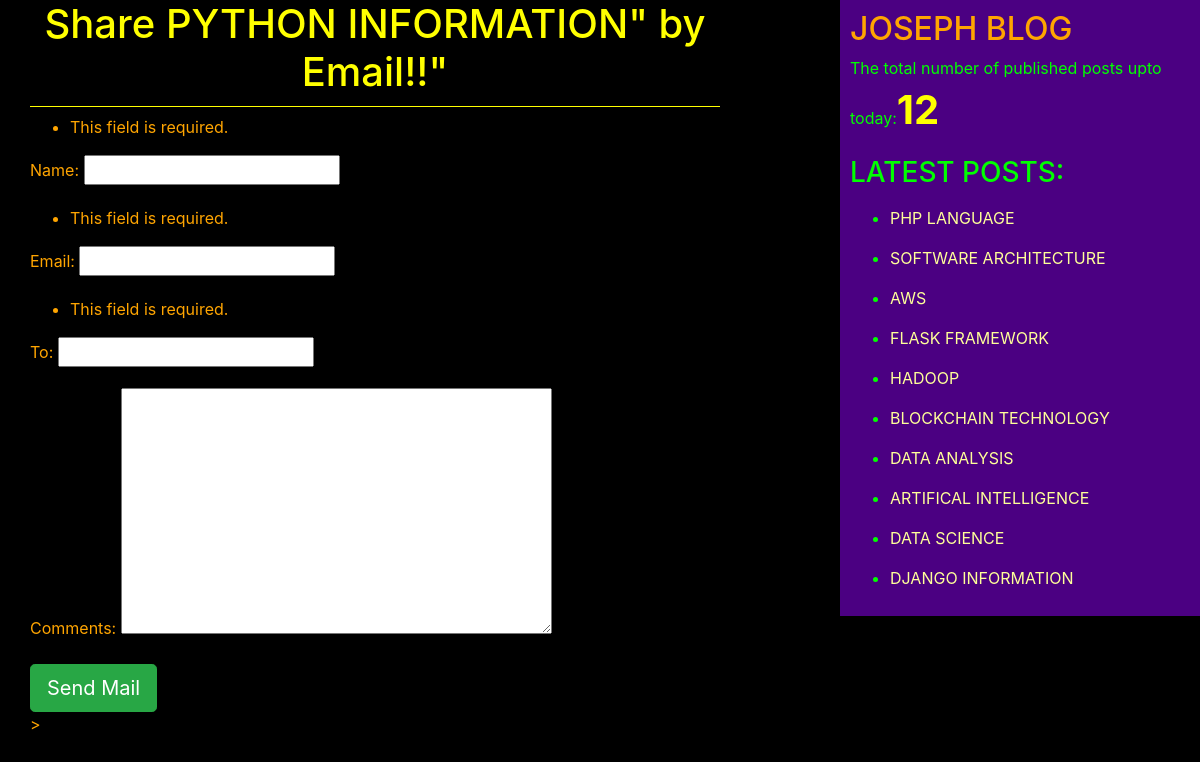
/1/share/, run on the app's committed database.
### blogApp/models.py (models this page shows, shortened)
class Post(models.Model):
    STATUS_CHOICES={('draft','Draft'),('published','Published')}
    title=models.CharField(max_length=264)
    slug=models.SlugField(max_length=264,unique_for_date='publish')
    author=models.ForeignKey(User,related_name='blog_posts',on_delete=models.CASCADE)
    body=models.TextField()
    publish=models.DateTimeField(default=timezone.now)
    created=models.DateTimeField(auto_now_add=True)
    updated=models.DateTimeField(auto_now=True)
    status=models.CharField(max_length=10,choices=STATUS_CHOICES,default='draft')
    objects=CustomManager()
    tags=TaggableManager()
    class Meta:
        ordering=('-publish',)
    def get_absolute_url(self):
        return reverse("blogApp:post_detail",args=[self.publish.year,self.publish.strftime('%m'),self.publish.strftime('%d'),self.slug])

### blogApp/views.py (the view, shortened to what this page needs)
# urls.py: re_path(r'^(?P<id>\d+)/share/$',views.mail_send_view,),
def mail_send_view(request,id):
    post=get_object_or_404(Post,id=id,status='published')
    sent=False
    form=EmailSendForm(request.POST)
    return render(request,'blogApp/sharebymail.html',{'post':post,'form':form,'sent':sent})

### blogApp/forms.py
class EmailSendForm(forms.Form):
    name=forms.CharField()
    email=forms.EmailField()
    to=forms.EmailField()
    comments=forms.CharField(required=False,widget=forms.Textarea)

### blogApp/models.py (called while the page is built)
    def get_queryset(self):
        return super().get_queryset().filter(status='published')

### blogApp/templatetags/blog_tags.py (called while the page is built)
@register.simple_tag
def total_posts():
    return Post.objects.count()

@register.inclusion_tag('blogApp/latest_posts123.html')
def show_latest_posts(count=10):
    latest_posts=Post.objects.order_by('-publish')[:count]
    return{'latest_posts':latest_posts}

### templates/blogApp/sharebymail.html (shortened to what this page needs)
<!DOCTYPE html>
{%extends 'blogApp/base.html'%}
{%block content%}
  {%if sent%}
    <h1>Email sent successfully..!!</h1>
    <h2>"{{post.title}}" was sent by email</h2>
  {%else%}
      <h1>Share {{post.title}}" by Email!!"</h1>
      <form method="post">
        {{form.as_p}}
        <input type="submit" name="" class='btn btn-lg btn-success' value="Send Mail">
      </form>>
  {%endif%}
{%endblock%}

### templates/blogApp/latest_posts123.html
<ul>
  {%for post in latest_posts%}
  <p id='po'><li><a href="{{post.get_absolute_url}}">{{post.title}}</a></li></p>
  {%endfor%}
</ul>

### static/css/blog.css (style rules this page uses)
h1 { text-align: center; border-bottom: 1px solid; padding: 0 0 10px 0; color: yellow; }
body { background: black; color: orange; }
a { color: #ffff99; }

### data on the page
Post: title "PYTHON INFORMATION"
Post: title "PHP LANGUAGE"
Post: title "SOFTWARE ARCHITECTURE"
Post: title "AWS"
Post: title "FLASK FRAMEWORK"
Post: title "HADOOP"
Post: title "BLOCKCHAIN TECHNOLOGY"
Post: title "DATA ANALYSIS"
Post: title "ARTIFICAL INTELLIGENCE"
Post: title "DATA SCIENCE"
Post: title "DJANGO INFORMATION"
